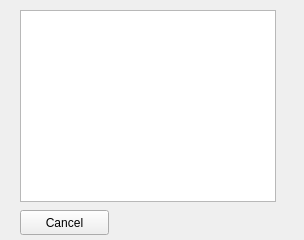
<?xml version="1.0" encoding="UTF-8"?>
<ui version="4.0">
 <class>Form</class>
 <widget class="QWidget" name="Form">
  <property name="geometry">
   <rect>
    <x>0</x>
    <y>0</y>
    <width>304</width>
    <height>240</height>
   </rect>
  </property>
  <property name="windowTitle">
   <string>Form</string>
  </property>
  <widget class="QTableView" name="patientList">
   <property name="geometry">
    <rect>
     <x>20</x>
     <y>10</y>
     <width>256</width>
     <height>192</height>
    </rect>
   </property>
  </widget>
  <widget class="QPushButton" name="pushButton">
   <property name="geometry">
    <rect>
     <x>20</x>
     <y>210</y>
     <width>89</width>
     <height>25</height>
    </rect>
   </property>
   <property name="text">
    <string>Cancel</string>
   </property>
  </widget>
 </widget>
 <resources/>
 <connections/>
</ui>
